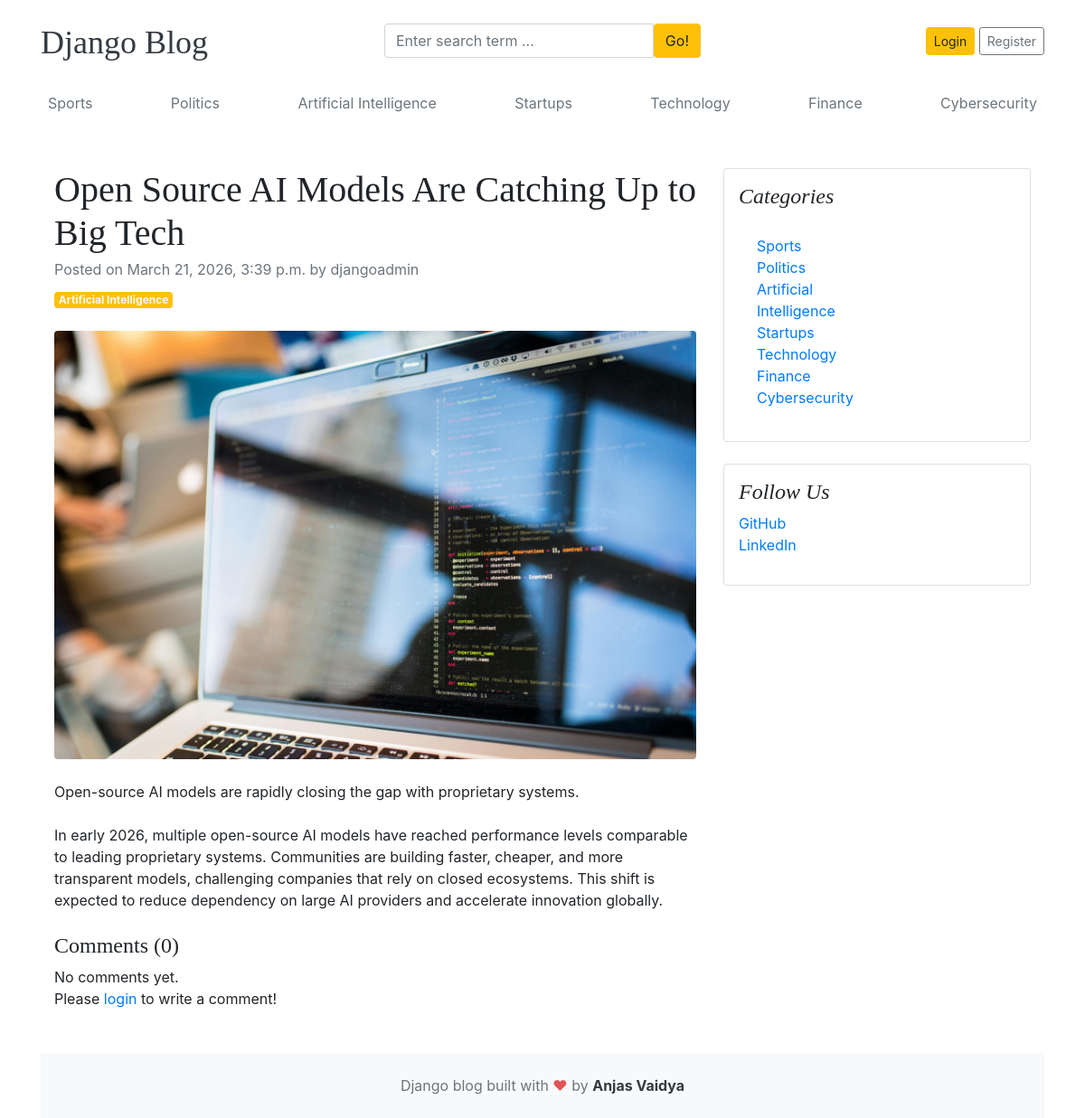
The app's page /blogs/open-source-ai-models-are-catching-up-to-big-tech/ with its own data.
### blogs/models.py (models this page shows, shortened)
class Category(models.Model):
    category_name = models.CharField(max_length=50, unique=True)
    created_at = models.DateTimeField(auto_now_add=True)
    updated_at = models.DateTimeField(auto_now=True)
    class Meta:
        verbose_name_plural = "categories"
    def __str__(self):
        return self.category_name

class Blog(models.Model):
    title = models.CharField(max_length=100)
    slug = models.SlugField(max_length=150, unique=True, blank=True)
    category = models.ForeignKey(Category, on_delete=models.CASCADE)
    author = models.ForeignKey(User, on_delete=models.CASCADE)
    featured_image = models.ImageField(upload_to="uploads/%Y/%m/%d")
    short_description = models.TextField(max_length=500)
    blog_body = models.TextField(max_length=2000)
    status = models.CharField(max_length=20, choices=STATUS_CHOICES, default="Draft")
    is_featured = models.BooleanField(default=False)
    created_at = models.DateTimeField(auto_now_add=True)
    updated_at = models.DateTimeField(auto_now=True)

### assignments/models.py (models this page shows, shortened)
class SocialLink(models.Model):
    platform = models.CharField(max_length=25)
    link = models.URLField(max_length=100)
    created_at = models.DateTimeField(auto_now_add=True)
    updated_at = models.DateTimeField(auto_now=True)

### blogs/views.py (the view, shortened to what this page needs)
# urls.py: path("blogs/<slug:slug>/", BlogsView.blogs, name="blogs"),
def blogs(request, slug):
    single_blog = get_object_or_404(Blog, slug=slug, status="Published")
    comments = Comment.objects.filter(blog=single_blog)
    comment_count = comments.count()
    print("Comments=>", comments)
    context = {
        "single_blog": single_blog,
        "comments": comments,
        "comment_count": comment_count,
    }
    return render(request, "blogs.html", context)

### blogs/context_processors.py (called while the page is built)
def get_categories(request):
    categories = Category.objects.all()
    return dict(categories=categories)

def get_social_links(request):
    social_links = SocialLink.objects.all()
    return dict(social_links=social_links)

### templates/blogs.html
{% extends 'base.html' %}
{% block content %}
<div class="container mt-5">
    <div class="row">
        <div class="col-lg-8">
            <article>
                <header class="mb-4">
                    <h1 class="fw-bolder mb-1">{{ single_blog.title }}</h1>
                    <div class="text-muted fst-italic mb-2">Posted on {{ single_blog.created_at }} by {{ single_blog.author }}</div>
                    <a class="badge bg-warning text-decoration-none text-light" href="#!">{{ single_blog.category }}</a>
                </header>
                <figure class="mb-4"><img class="img-fluid rounded" src="{{ single_blog.featured_image.url }}" alt="..." /></figure>
                <section class="mb-5">
                    <p class="fs-5 mb-4">{{ single_blog.short_description }}</p>
                    <p class="fs-5 mb-4">{{ single_blog.blog_body }}</p>
                    <h4>Comments ({{ comment_count }})</h4>
                    {% if comments %}
                        {% for comment in comments %}
                            <div class="card mt-1">
                                <div class="card-body">
                                    <p class="card-text mb-0">{{ comment }}</p>
                                    <span>
                                        <small>By {{ comment.user }}</small>
                                        <small>| {{ comment.created_at | timesince }} ago</small>
                                    </span>
                                </div>
                            </div>
                        {% endfor %}
                    {% else %}
                    No comments yet.
                    {% endif %}
                    <br>
                    <div class="form-group">
                        {% if user.is_authenticated %}
                        <form action="" method="POST">
                            {% csrf_token %}
                            <div class="form-group">
                                <textarea name="comment" class="form-control" placeholder="Write your comment"></textarea>
                                <input type="submit" value="Submit" class="btn btn-primary mt-2">
                            </div>
                        </form>
                        {% else %}
                        <p>Please <span><a href="{% url 'login' %}">login</a></span> to write a comment!</p>
                        {% endif %}
                    </div>
                </section>
            </article>
        </div>
        <div class="col-lg-4">
            <div class="card mb-4 p-3">
                <h4 class="font-italic">Categories</h4>
                <div class="card-body">
                    <div class="row">
                        <div class="col-sm-6">
                            <ul class="list-unstyled mb-0">
                                {% for cat in categories %}
                                <li><a href="{% url 'posts_by_category' cat.id %}">{{ cat.category_name }}</a></li>
                                {% endfor %}
                            </ul>
                        </div>
                    </div>
                </div>
            </div>
            {% if social_links %}
            <div class="card mb-4 p-3">
                <h4 class="font-italic">Follow Us</h4>
                <ol class="list-unstyled">
                    {% for i in social_links %}
                    <li><a href="{{ i.link }}" target="_blank">{{ i.platform }}</a></li>
                    {% endfor %}
                </ol>
            </div>
            {% endif %}
        </div>
    </div>
</div>
{% endblock %}

### templates/base.html (shortened to what this page needs)
{% load static %}
<!DOCTYPE html>
<html lang="en">
    <head>
        <link href="https://getbootstrap.com/docs/4.0/dist/css/bootstrap.min.css"
              rel="stylesheet">
        <link href="{% static 'css/blog.css' %}" rel="stylesheet">
        <link rel="stylesheet" href="https://cdnjs.cloudflare.com/ajax/libs/font-awesome/4.7.0/css/font-awesome.min.css">
    </head>
    <body>
        <div class="container">
            <header class="blog-header py-3">
                <div class="row flex-nowrap justify-content-between align-items-center">
                    <div class="col-4 pt-1">
                        <a class="blog-header-logo text-dark" href="/">Django Blog</a>
                    </div>
                    <div class="col-4">
                        <form action="{% url 'search' %}" method="GET">
                            <div class="input-group">
                                <input class="form-control"
                                       type="text"
                                       name="keyword"
                                       value="{{ keyword }}"
                                       placeholder="Enter search term ..."
                                       aria-lable="Enter search" />
                                <button type="submit"
                                        class="btn btn-warning"
                                        id="button-search"
                                        type="button">Go!</button>
                            </div>
                        </form>
                    </div>
                    <div class="col-4 d-flex justify-content-end align-items-center">
                        {% if not user.is_authenticated %}
                            <a class="btn btn-sm btn-warning" href="{% url 'login' %}">Login</a> &nbsp;
                            <a class="btn btn-sm btn-outline-secondary" href="{% url 'register' %}">Register</a>
                        {% else %}
            <span><a href="{% url 'dashboard' %}"">Dashboard</a></span>
                            &emsp;
                            <span><a href="{% url "logout" %}">Logout</a></span>
                        {% endif %}
                    </div>
                </div>
            </header>
            <div class="nav-scroller py-1 mb-2">
                <nav class="nav d-flex justify-content-between">
                    {% for cat in categories %}
                        <a class="p-2 text-muted" href="{% url 'posts_by_category' cat.id %}">{{ cat.category_name }}</a>
                    {% endfor %}
                </nav>
            </div>
            {% block content %}{% endblock %}
            <footer class="blog-footer text-center py-4 bg-light">
                <p class="mb-0 text-muted">
                    Django blog built with <span style="color:#e25555;">&#10084;</span> by
                    <span class="text-dark font-weight-bold">Anjas Vaidya</span>
                </p>
            </footer>
        </body>
    </html>

### blog_main/static/css/blog.css (style rules this page uses)
.blog-header-logo { font-family: "Playfair Display", Georgia, "Times New Roman", serif; font-size: 2.25rem; }
h1, h2, h3, h4, h5, h6 { font-family: "Playfair Display", Georgia, "Times New Roman", serif; }

### records on screen
Category: category_name "Sports"
Category: category_name "Politics"
Category: category_name "Artificial Intelligence"
Category: category_name "Startups"
Category: category_name "Technology"
Category: category_name "Finance"
Category: category_name "Cybersecurity"
Blog: title "Open Source AI Models Are Catching Up to Big Tech", created_at "March 21, 2026, 3:39 p.m.", author "djangoadmin", category "Artificial Intelligence", featured_image (picture), short_description "Open-source AI models are rapidly closing the gap with proprietary systems.", blog_body "In early 2026, multiple open-source AI models have reached performance levels comparable to leading proprietary systems. Communities are building faster, cheaper, and more transparent models, challenging companies that rely on closed ecosystems. This shift is expected to reduce dependency on large AI providers and accelerate innovation globally."
SocialLink: platform "GitHub"
SocialLink: platform "LinkedIn"

### other values on screen
{{ comment_count }} "0"
